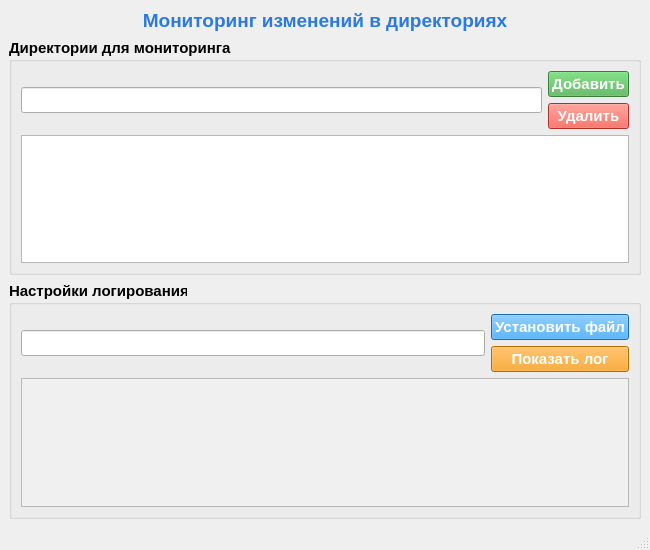
<?xml version="1.0" encoding="UTF-8"?>
<ui version="4.0">
 <class>MainWindow</class>
 <widget class="QMainWindow" name="MainWindow">
  <property name="geometry">
   <rect>
    <x>0</x>
    <y>0</y>
    <width>650</width>
    <height>550</height>
   </rect>
  </property>
  <property name="windowTitle">
   <string>Монитор директорий</string>
  </property>
  <widget class="QWidget" name="centralwidget">
   <layout class="QVBoxLayout" name="verticalLayoutMain">

    <!-- Заголовок -->
    <item>
     <widget class="QLabel" name="labelTitle">
      <property name="text">
       <string>Мониторинг изменений в директориях</string>
      </property>
      <property name="alignment">
       <set>Qt::AlignCenter</set>
      </property>
      <property name="font">
       <font>
        <pointsize>14</pointsize>
        <weight>75</weight>
        <bold>true</bold>
        <family>Segoe UI</family>
       </font>
      </property>
      <property name="styleSheet">
       <string notr="true">color: #2A7AE2;</string>
      </property>
     </widget>
    </item>

    <!-- Блок выбора директорий -->
    <item>
     <widget class="QGroupBox" name="groupBoxDirectories">
      <property name="title">
       <string>Директории для мониторинга</string>
      </property>
      <property name="font">
       <font>
        <pointsize>11</pointsize>
        <weight>75</weight>
        <bold>true</bold>
       </font>
      </property>
      <layout class="QVBoxLayout" name="verticalLayoutDirectories">

       <item>
        <layout class="QHBoxLayout" name="horizontalLayoutDirInput">
         <item>
          <widget class="QLineEdit" name="directoryEdit"/>
         </item>
         <item>
          <layout class="QVBoxLayout" name="verticalLayoutDirButtons">
           <item>
            <widget class="QPushButton" name="addButton">
             <property name="text">
              <string>Добавить</string>
             </property>
             <property name="styleSheet">
              <string notr="true">background-color: #4CAF50; color: white; font-weight: bold;</string>
             </property>
            </widget>
           </item>
           <item>
            <widget class="QPushButton" name="removeButton">
             <property name="text">
              <string>Удалить</string>
             </property>
             <property name="styleSheet">
              <string notr="true">background-color: #f44336; color: white; font-weight: bold;</string>
             </property>
            </widget>
           </item>
          </layout>
         </item>
        </layout>
       </item>

       <item>
        <widget class="QListWidget" name="directoryList"/>
       </item>

      </layout>
     </widget>
    </item>

    <!-- Блок логов -->
    <item>
     <widget class="QGroupBox" name="groupBoxLogs">
      <property name="title">
       <string>Настройки логирования</string>
      </property>
      <property name="font">
       <font>
        <pointsize>11</pointsize>
        <weight>75</weight>
        <bold>true</bold>
       </font>
      </property>
      <layout class="QVBoxLayout" name="verticalLayoutLogs">

       <item>
        <layout class="QHBoxLayout" name="horizontalLayoutLogFile">
         <item>
          <widget class="QLineEdit" name="logFileEdit"/>
         </item>
         <item>
          <layout class="QVBoxLayout" name="verticalLayoutLogButtons">
           <item>
            <widget class="QPushButton" name="setLogButton">
             <property name="text">
              <string>Установить файл</string>
             </property>
             <property name="styleSheet">
              <string notr="true">background-color: #2196F3; color: white; font-weight: bold;</string>
             </property>
            </widget>
           </item>
           <item>
            <widget class="QPushButton" name="showLogButton">
             <property name="text">
              <string>Показать лог</string>
             </property>
             <property name="styleSheet">
              <string notr="true">background-color: #FF9800; color: white; font-weight: bold;</string>
             </property>
            </widget>
           </item>
          </layout>
         </item>
        </layout>
       </item>

       <item>
        <widget class="QTextEdit" name="logTextEdit">
         <property name="readOnly">
          <bool>true</bool>
         </property>
         <property name="minimumHeight">
          <number>160</number>
         </property>
         <property name="styleSheet">
          <string notr="true">background-color: #f0f0f0; font-family: Consolas; font-size: 11pt;</string>
         </property>
        </widget>
       </item>

      </layout>
     </widget>
    </item>

   </layout>
  </widget>
  <widget class="QStatusBar" name="statusbar"/>
 </widget>
 <resources/>
 <connections/>
</ui>
